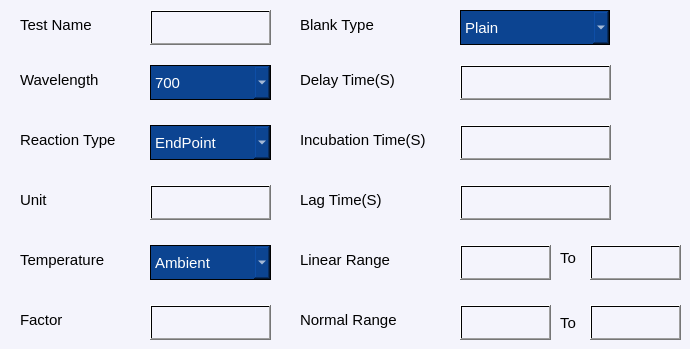
      <widget class="QWidget" name="tab_6">
       <property name="styleSheet">
        <string notr="true">background-color: #f4f4fc;</string>
       </property>
       <attribute name="title">
        <string>Info</string>
       </attribute>
       <widget class="QLabel" name="TestName_Lbl_2">
        <property name="geometry">
         <rect>
          <x>20</x>
          <y>10</y>
          <width>91</width>
          <height>30</height>
         </rect>
        </property>
        <property name="font">
         <font>
          <pointsize>11</pointsize>
         </font>
        </property>
        <property name="text">
         <string>Test Name</string>
        </property>
       </widget>
       <widget class="QLabel" name="label_13">
        <property name="geometry">
         <rect>
          <x>20</x>
          <y>65</y>
          <width>101</width>
          <height>30</height>
         </rect>
        </property>
        <property name="font">
         <font>
          <pointsize>11</pointsize>
         </font>
        </property>
        <property name="text">
         <string>Wavelength</string>
        </property>
       </widget>
       <widget class="QLabel" name="ReactionType_Lbl">
        <property name="geometry">
         <rect>
          <x>20</x>
          <y>125</y>
          <width>111</width>
          <height>30</height>
         </rect>
        </property>
        <property name="font">
         <font>
          <pointsize>11</pointsize>
         </font>
        </property>
        <property name="text">
         <string>Reaction Type</string>
        </property>
       </widget>
       <widget class="QLabel" name="Unit_Lbl_2">
        <property name="geometry">
         <rect>
          <x>20</x>
          <y>185</y>
          <width>61</width>
          <height>30</height>
         </rect>
        </property>
        <property name="font">
         <font>
          <pointsize>11</pointsize>
         </font>
        </property>
        <property name="text">
         <string>Unit</string>
        </property>
       </widget>
       <widget class="QLabel" name="Temp_Lbl">
        <property name="geometry">
         <rect>
          <x>20</x>
          <y>245</y>
          <width>111</width>
          <height>30</height>
         </rect>
        </property>
        <property name="font">
         <font>
          <pointsize>11</pointsize>
         </font>
        </property>
        <property name="text">
         <string>Temperature</string>
        </property>
       </widget>
       <widget class="QLabel" name="label_17">
        <property name="geometry">
         <rect>
          <x>20</x>
          <y>305</y>
          <width>61</width>
          <height>30</height>
         </rect>
        </property>
        <property name="font">
         <font>
          <pointsize>11</pointsize>
         </font>
        </property>
        <property name="text">
         <string>Factor</string>
        </property>
       </widget>
       <widget class="QLineEdit" name="lineEdit_4">
        <property name="geometry">
         <rect>
          <x>150</x>
          <y>10</y>
          <width>121</width>
          <height>35</height>
         </rect>
        </property>
        <property name="font">
         <font>
          <pointsize>11</pointsize>
         </font>
        </property>
       </widget>
       <widget class="QLineEdit" name="lineEdit_5">
        <property name="geometry">
         <rect>
          <x>150</x>
          <y>185</y>
          <width>121</width>
          <height>35</height>
         </rect>
        </property>
        <property name="font">
         <font>
          <pointsize>11</pointsize>
         </font>
        </property>
       </widget>
       <widget class="QLineEdit" name="lineEdit_6">
        <property name="geometry">
         <rect>
          <x>150</x>
          <y>305</y>
          <width>121</width>
          <height>35</height>
         </rect>
        </property>
        <property name="font">
         <font>
          <pointsize>11</pointsize>
         </font>
        </property>
       </widget>
       <widget class="QComboBox" name="WaveLength_Combo">
        <property name="geometry">
         <rect>
          <x>150</x>
          <y>65</y>
          <width>121</width>
          <height>35</height>
         </rect>
        </property>
        <property name="font">
         <font>
          <pointsize>11</pointsize>
         </font>
        </property>
        <property name="styleSheet">
         <string notr="true">background-color: rgb(12, 68, 145);
 border: 1px solid black;
     border-radius: 25px;
color: rgb(255, 255, 255);
font-style:bold;
</string>
        </property>
        <item>
         <property name="text">
          <string>700</string>
         </property>
        </item>
        <item>
         <property name="text">
          <string>628</string>
         </property>
        </item>
        <item>
         <property name="text">
          <string>572</string>
         </property>
        </item>
        <item>
         <property name="text">
          <string>545</string>
         </property>
        </item>
        <item>
         <property name="text">
          <string>507</string>
         </property>
        </item>
        <item>
         <property name="text">
          <string>405</string>
         </property>
        </item>
        <item>
         <property name="text">
          <string>340</string>
         </property>
        </item>
       </widget>
       <widget class="QComboBox" name="ReactionType_Combo">
        <property name="geometry">
         <rect>
          <x>150</x>
          <y>125</y>
          <width>121</width>
          <height>35</height>
         </rect>
        </property>
        <property name="font">
         <font>
          <pointsize>11</pointsize>
         </font>
        </property>
        <property name="styleSheet">
         <string notr="true">
background-color: rgb(12, 68, 145);
 border: 1px solid black;
     border-radius: 25px;
color: rgb(255, 255, 255);
font-style:bold;
</string>
        </property>
        <item>
         <property name="text">
          <string>EndPoint</string>
         </property>
        </item>
        <item>
         <property name="text">
          <string>TwoPoint</string>
         </property>
        </item>
        <item>
         <property name="text">
          <string>Kinetic</string>
         </property>
        </item>
       </widget>
       <widget class="QComboBox" name="Temp_Combo">
        <property name="geometry">
         <rect>
          <x>150</x>
          <y>245</y>
          <width>121</width>
          <height>35</height>
         </rect>
        </property>
        <property name="font">
         <font>
          <pointsize>11</pointsize>
         </font>
        </property>
        <property name="styleSheet">
         <string notr="true">
background-color: rgb(12, 68, 145);
 border: 1px solid black;
     border-radius: 25px;
color: rgb(255, 255, 255);
font-style:bold;
</string>
        </property>
        <item>
         <property name="text">
          <string>Ambient</string>
         </property>
        </item>
        <item>
         <property name="text">
          <string>30</string>
         </property>
        </item>
        <item>
         <property name="text">
          <string>37</string>
         </property>
        </item>
       </widget>
       <widget class="QLineEdit" name="lineEdit_7">
        <property name="geometry">
         <rect>
          <x>460</x>
          <y>65</y>
          <width>150</width>
          <height>35</height>
         </rect>
        </property>
        <property name="font">
         <font>
          <pointsize>11</pointsize>
         </font>
        </property>
       </widget>
       <widget class="QLabel" name="label_18">
        <property name="geometry">
         <rect>
          <x>300</x>
          <y>65</y>
          <width>111</width>
          <height>30</height>
         </rect>
        </property>
        <property name="font">
         <font>
          <pointsize>11</pointsize>
         </font>
        </property>
        <property name="text">
         <string>Delay Time(S)</string>
        </property>
       </widget>
       <widget class="QLabel" name="label_19">
        <property name="geometry">
         <rect>
          <x>300</x>
          <y>125</y>
          <width>141</width>
          <height>30</height>
         </rect>
        </property>
        <property name="font">
         <font>
          <pointsize>11</pointsize>
         </font>
        </property>
        <property name="text">
         <string>Incubation Time(S)</string>
        </property>
       </widget>
       <widget class="QLineEdit" name="lineEdit_8">
        <property name="geometry">
         <rect>
          <x>460</x>
          <y>125</y>
          <width>150</width>
          <height>35</height>
         </rect>
        </property>
        <property name="font">
         <font>
          <pointsize>11</pointsize>
         </font>
        </property>
        <property name="text">
         <string/>
        </property>
       </widget>
       <widget class="QLabel" name="label_20">
        <property name="geometry">
         <rect>
          <x>300</x>
          <y>10</y>
          <width>91</width>
          <height>30</height>
         </rect>
        </property>
        <property name="font">
         <font>
          <pointsize>11</pointsize>
         </font>
        </property>
        <property name="text">
         <string>Blank Type</string>
        </property>
       </widget>
       <widget class="QComboBox" name="BlankType_Combo">
        <property name="geometry">
         <rect>
          <x>460</x>
          <y>10</y>
          <width>150</width>
          <height>35</height>
         </rect>
        </property>
        <property name="font">
         <font>
          <pointsize>11</pointsize>
         </font>
        </property>
        <property name="styleSheet">
         <string notr="true">
background-color: rgb(12, 68, 145);
 border: 1px solid black;
     border-radius: 25px;
color: rgb(255, 255, 255);
font-style:bold;
</string>
        </property>
        <item>
         <property name="text">
          <string>Plain</string>
         </property>
        </item>
        <item>
         <property name="text">
          <string>DistilledWater</string>
         </property>
        </item>
        <item>
         <property name="text">
          <string>ReagentBlank</string>
         </property>
        </item>
       </widget>
       <widget class="QLabel" name="label_21">
        <property name="geometry">
         <rect>
          <x>300</x>
          <y>245</y>
          <width>100</width>
          <height>30</height>
         </rect>
        </property>
        <property name="font">
         <font>
          <pointsize>11</pointsize>
         </font>
        </property>
        <property name="text">
         <string>Linear Range</string>
        </property>
       </widget>
       <widget class="QLineEdit" name="lineEdit_9">
        <property name="geometry">
         <rect>
          <x>460</x>
          <y>245</y>
          <width>91</width>
          <height>35</height>
         </rect>
        </property>
        <property name="font">
         <font>
          <pointsize>11</pointsize>
         </font>
        </property>
        <property name="text">
         <string/>
        </property>
       </widget>
       <widget class="QLineEdit" name="lineEdit_10">
        <property name="geometry">
         <rect>
          <x>590</x>
          <y>245</y>
          <width>91</width>
          <height>35</height>
         </rect>
        </property>
        <property name="font">
         <font>
          <pointsize>11</pointsize>
         </font>
        </property>
        <property name="text">
         <string/>
        </property>
       </widget>
       <widget class="QLabel" name="To_Lbl">
        <property name="geometry">
         <rect>
          <x>560</x>
          <y>250</y>
          <width>17</width>
          <height>16</height>
         </rect>
        </property>
        <property name="font">
         <font>
          <pointsize>11</pointsize>
         </font>
        </property>
        <property name="text">
         <string>To</string>
        </property>
       </widget>
       <widget class="QLabel" name="To_Lbl_2">
        <property name="geometry">
         <rect>
          <x>560</x>
          <y>315</y>
          <width>17</width>
          <height>16</height>
         </rect>
        </property>
        <property name="font">
         <font>
          <pointsize>11</pointsize>
         </font>
        </property>
        <property name="text">
         <string>To</string>
        </property>
       </widget>
       <widget class="QLabel" name="label_24">
        <property name="geometry">
         <rect>
          <x>300</x>
          <y>305</y>
          <width>111</width>
          <height>30</height>
         </rect>
        </property>
        <property name="font">
         <font>
          <pointsize>11</pointsize>
         </font>
        </property>
        <property name="text">
         <string>Normal Range</string>
        </property>
       </widget>
       <widget class="QLineEdit" name="lineEdit_11">
        <property name="geometry">
         <rect>
          <x>590</x>
          <y>305</y>
          <width>91</width>
          <height>35</height>
         </rect>
        </property>
        <property name="font">
         <font>
          <pointsize>11</pointsize>
         </font>
        </property>
        <property name="text">
         <string/>
        </property>
       </widget>
       <widget class="QLineEdit" name="lineEdit_12">
        <property name="geometry">
         <rect>
          <x>460</x>
          <y>305</y>
          <width>91</width>
          <height>35</height>
         </rect>
        </property>
        <property name="font">
         <font>
          <pointsize>11</pointsize>
         </font>
        </property>
        <property name="text">
         <string/>
        </property>
       </widget>
       <widget class="QLabel" name="label_22">
        <property name="geometry">
         <rect>
          <x>300</x>
          <y>185</y>
          <width>100</width>
          <height>30</height>
         </rect>
        </property>
        <property name="font">
         <font>
          <pointsize>11</pointsize>
         </font>
        </property>
        <property name="text">
         <string>Lag Time(S)</string>
        </property>
       </widget>
       <widget class="QLineEdit" name="lineEdit_22">
        <property name="geometry">
         <rect>
          <x>460</x>
          <y>185</y>
          <width>150</width>
          <height>35</height>
         </rect>
        </property>
        <property name="font">
         <font>
          <pointsize>11</pointsize>
         </font>
        </property>
        <property name="text">
         <string/>
        </property>
       </widget>
       <widget class="QPushButton" name="pushButton_118">
        <property name="geometry">
         <rect>
          <x>150</x>
          <y>10</y>
          <width>121</width>
          <height>35</height>
         </rect>
        </property>
        <property name="styleSheet">
         <string notr="true">background:qlineargradient(spread:pad, x1:0, y1:0, x2:1, y2:0, stop:0 rgba(0, 0, 0, 0), stop:1 rgba(0,0,0,0))</string>
        </property>
        <property name="text">
         <string/>
        </property>
       </widget>
       <widget class="QPushButton" name="pushButton_119">
        <property name="geometry">
         <rect>
          <x>150</x>
          <y>185</y>
          <width>121</width>
          <height>35</height>
         </rect>
        </property>
        <property name="styleSheet">
         <string notr="true">background:qlineargradient(spread:pad, x1:0, y1:0, x2:1, y2:0, stop:0 rgba(0, 0, 0, 0), stop:1 rgba(0,0,0,0))</string>
        </property>
        <property name="text">
         <string/>
        </property>
       </widget>
       <widget class="QPushButton" name="pushButton_120">
        <property name="geometry">
         <rect>
          <x>460</x>
          <y>245</y>
          <width>91</width>
          <height>35</height>
         </rect>
        </property>
        <property name="styleSheet">
         <string notr="true">background:qlineargradient(spread:pad, x1:0, y1:0, x2:1, y2:0, stop:0 rgba(0, 0, 0, 0), stop:1 rgba(0,0,0,0))</string>
        </property>
        <property name="text">
         <string/>
        </property>
       </widget>
       <widget class="QPushButton" name="pushButton_121">
        <property name="geometry">
         <rect>
          <x>460</x>
          <y>185</y>
          <width>151</width>
          <height>35</height>
         </rect>
        </property>
        <property name="styleSheet">
         <string notr="true">background:qlineargradient(spread:pad, x1:0, y1:0, x2:1, y2:0, stop:0 rgba(0, 0, 0, 0), stop:1 rgba(0,0,0,0))</string>
        </property>
        <property name="text">
         <string/>
        </property>
       </widget>
       <widget class="QPushButton" name="pushButton_122">
        <property name="geometry">
         <rect>
          <x>460</x>
          <y>125</y>
          <width>151</width>
          <height>35</height>
         </rect>
        </property>
        <property name="styleSheet">
         <string notr="true">background:qlineargradient(spread:pad, x1:0, y1:0, x2:1, y2:0, stop:0 rgba(0, 0, 0, 0), stop:1 rgba(0,0,0,0))</string>
        </property>
        <property name="text">
         <string/>
        </property>
       </widget>
       <widget class="QPushButton" name="pushButton_123">
        <property name="geometry">
         <rect>
          <x>150</x>
          <y>305</y>
          <width>121</width>
          <height>35</height>
         </rect>
        </property>
        <property name="styleSheet">
         <string notr="true">background:qlineargradient(spread:pad, x1:0, y1:0, x2:1, y2:0, stop:0 rgba(0, 0, 0, 0), stop:1 rgba(0,0,0,0))</string>
        </property>
        <property name="text">
         <string/>
        </property>
       </widget>
       <widget class="QPushButton" name="pushButton_124">
        <property name="geometry">
         <rect>
          <x>460</x>
          <y>65</y>
          <width>151</width>
          <height>35</height>
         </rect>
        </property>
        <property name="styleSheet">
         <string notr="true">background:qlineargradient(spread:pad, x1:0, y1:0, x2:1, y2:0, stop:0 rgba(0, 0, 0, 0), stop:1 rgba(0,0,0,0))</string>
        </property>
        <property name="text">
         <string/>
        </property>
       </widget>
       <widget class="QPushButton" name="pushButton_125">
        <property name="geometry">
         <rect>
          <x>590</x>
          <y>245</y>
          <width>91</width>
          <height>35</height>
         </rect>
        </property>
        <property name="styleSheet">
         <string notr="true">background:qlineargradient(spread:pad, x1:0, y1:0, x2:1, y2:0, stop:0 rgba(0, 0, 0, 0), stop:1 rgba(0,0,0,0))</string>
        </property>
        <property name="text">
         <string/>
        </property>
       </widget>
       <widget class="QPushButton" name="pushButton_126">
        <property name="geometry">
         <rect>
          <x>460</x>
          <y>305</y>
          <width>91</width>
          <height>35</height>
         </rect>
        </property>
        <property name="styleSheet">
         <string notr="true">background:qlineargradient(spread:pad, x1:0, y1:0, x2:1, y2:0, stop:0 rgba(0, 0, 0, 0), stop:1 rgba(0,0,0,0))</string>
        </property>
        <property name="text">
         <string/>
        </property>
       </widget>
       <widget class="QPushButton" name="pushButton_127">
        <property name="geometry">
         <rect>
          <x>590</x>
          <y>305</y>
          <width>91</width>
          <height>35</height>
         </rect>
        </property>
        <property name="styleSheet">
         <string notr="true">background:qlineargradient(spread:pad, x1:0, y1:0, x2:1, y2:0, stop:0 rgba(0, 0, 0, 0), stop:1 rgba(0,0,0,0))</string>
        </property>
        <property name="text">
         <string/>
        </property>
       </widget>
      </widget>
